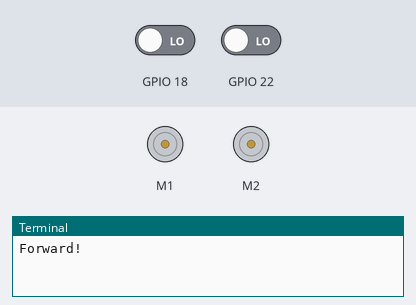
Recording of a program running on a simulated Raspberry Pi (BCM pin numbers). Shown: 2 × DC motor (green arrow = forward, orange = backward, longer = faster), the last lines printed to the terminal. Inputs (shaded band) come from the test bench; at power-on: GPIO 18 LOW, GPIO 22 LOW. At 4.0 s the program stops and its outputs stay as they are.

Above: at 0.1 s.
At 1.76 s:
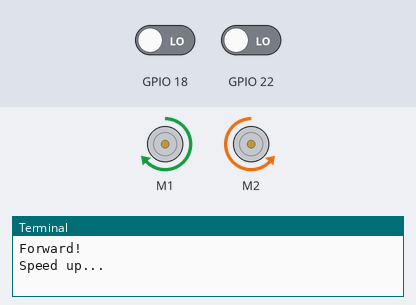
At 2.67 s:
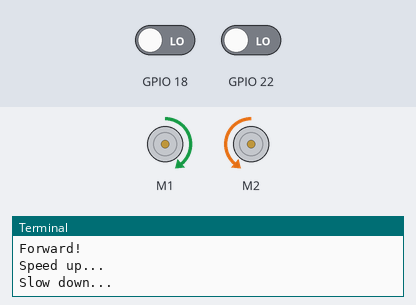
Timing chart, 0 to 4.5 s (numbered marks = the images above):
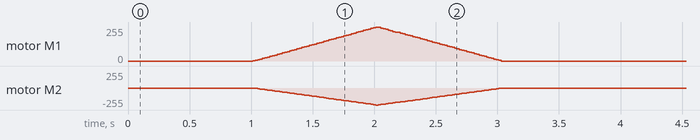

Measured:
- by itself, motor M1: rises from stopped to forward 255/255 in 1.0 s, then falls to stopped in 1.0 s

The program:

motor03.py
```python
import time
import RPi.GPIO as GPIO
from adafruit_motorkit import MotorKit

kit = MotorKit()
GPIO.setmode(GPIO.BCM)
GPIO.setup(18, GPIO.IN)
GPIO.setup(17, GPIO.IN)

GPIO.setup(22, GPIO.IN)
GPIO.setup(23, GPIO.IN)

class Encoder:
    a_local=0
    b_local=0

    def my_callback_18(self,channel):
        self.a_local=self.a_local+1
        #return a_local

    def my_callback_22(self,channel):
        self.b_local=self.b_local+1
        #return b_local

    def imprimir(self):
        print("a:")
        print(self.a_local)
        print("b:")
        print(self.b_local)

call = Encoder()
GPIO.add_event_detect(18, GPIO.FALLING, callback=call.my_callback_18,bouncetime=2)
GPIO.add_event_detect(22, GPIO.FALLING, callback=call.my_callback_22,bouncetime=2)


kit.motor1.throttle = 0
kit.motor2.throttle = 0
flag_out=0
while (flag_out==0):
        print("Forward!")
        kit.motor1.throttle = 0
        kit.motor2.throttle = 0
        time.sleep(1)

        print("Speed up...")
        for i in range(0, 101):
            speed = i * 0.01
            kit.motor1.throttle = speed
            kit.motor2.throttle = speed*-1
            time.sleep(0.01)

        print("Slow down...")
        for i in range(100, -1, -1):
            speed = i * 0.01
            kit.motor1.throttle = speed
            kit.motor2.throttle = speed*-1
            time.sleep(0.01)

        print("Stop!")
        kit.motor1.throttle = 0
        kit.motor2.throttle = 0
        time.sleep(1)
        flag_out=1

call.imprimir()
GPIO.cleanup()
```
